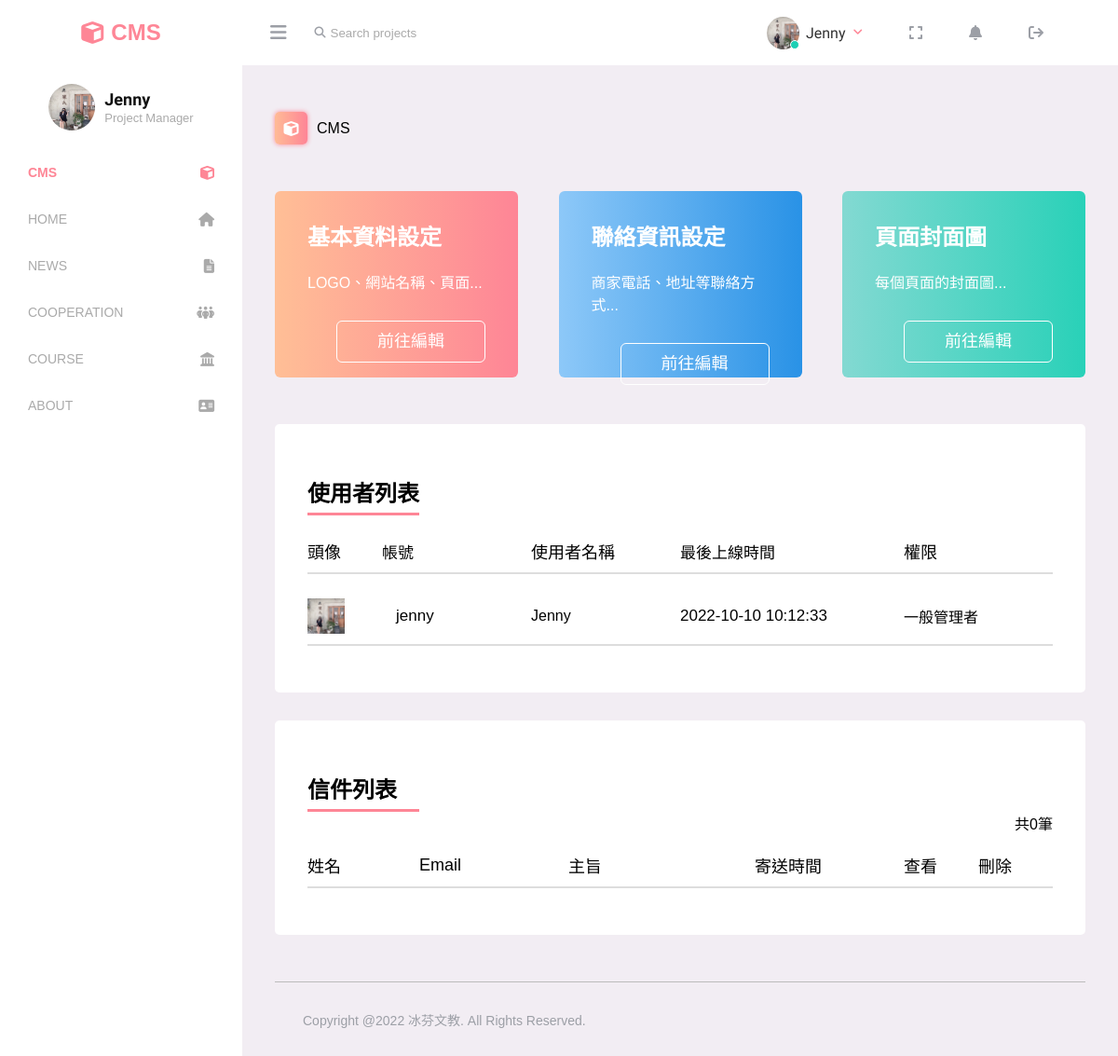
/cms/index.php (signed in), run on the app's committed database.
### tables this page shows
CREATE TABLE `user` (
  `id` int(11) NOT NULL,
  `username` varchar(255) NOT NULL,
  `password` varchar(255) NOT NULL,
  `name` varchar(255) NOT NULL,
  `lastdate` varchar(255) NOT NULL,
  `level` int(10) NOT NULL DEFAULT 1,
  `imgsrc` varchar(255) NOT NULL
);

### cms/index.php (the view, shortened to what this page needs)
<?php
require_once('../config/conn.php');
$levelArr  = ['10'=>'最高管理者', '9'=>'一般管理者'];
try{
    $sql_str = "SELECT * FROM user";
    $stmt = $conn -> prepare($sql_str);
    $stmt -> execute();
    $RS_user = $stmt -> fetchAll(PDO::FETCH_ASSOC);
    $sql_str = "SELECT * FROM letter ORDER BY send_time DESC";
    $stmt2 = $conn -> prepare($sql_str);
    $stmt2 -> execute();
    $total_letter = $stmt2 -> rowCount();
}catch(PDOException $e){
    die('Error!:'.$e->getMessage());
}
if(isset($_SESSION['username'])){
 ?>
<!DOCTYPE html>
<html lang="zh-Hant-TW">
<head>
    <link rel="stylesheet" href="../css/cms.css">
    <link rel="stylesheet" href="https://cdnjs.cloudflare.com/ajax/libs/font-awesome/6.1.1/css/all.min.css">
</head>
<body>
    <?php include_once('./header.php');  ?>
    <main id="index">
        <div class="title"><span class="icon"><i class="fa-solid fa-cube"></i></span>CMS</div>
        <div class="webInformations">
            <div class="webData">
                <h3>基本資料設定</h3>
                <p>LOGO、網站名稱、頁面...</p>
                <a href="./webInformation.php">前往編輯</a>
            </div>
            <div class="webFooter">
                <h3>聯絡資訊設定</h3>
                <p>商家電話、地址等聯絡方式...</p>
                <a href="./webContact.php">前往編輯</a>
            </div>
            <div class="webColor">
                <h3>頁面封面圖</h3>
                <p>每個頁面的封面圖...</p>
                <a href="./pageBg.php">前往編輯</a>
            </div>
        </div>
        <div class="userList">
            <h4>使用者列表</h4>
            <div class="userItem userItemTitle">
                <?php  if($_SESSION['level'] < 10){ ?>
                    <strong class="img notTop">頭像</strong>
                    <strong class="username notTop">帳號</strong>
                    <strong class="name notTop">使用者名稱</strong>
                    <strong class="lastdate notTop">最後上線時間</strong>
                    <strong class="level notTop">權限</strong>
                <?php } ?>
            </div>
            <?php foreach($RS_user as $item){ if($_SESSION['level'] >= $item['level']){ ?>
            <div class="userItem">
                <?php  if($_SESSION['level'] < 10){ ?>
                    <strong class="img notTop"> <img src="../images/cms/<?php echo $item['imgsrc']; ?>" alt=""></strong>
                    <strong class="username notTop"> <span><?php echo $item['username']; ?></span></strong>
                    <strong class="name notTop"><span><?php echo $item['name']; ?></span></strong>
                    <strong class="lastdate notTop"><span><?php echo $item['lastdate']; ?></span></strong>
                    <strong class="level notTop"><?php echo $levelArr[$item['level']]; ?></strong>
                <?php } ?>
            </div>
            <?php } } ?>
        </div>
        <div class="letterList">
            <h4>信件列表</h4>
            <p>共<?php echo $total_letter; ?>筆</p>
            <div class="letterItem letterItemTitle">
                <strong class="name">姓名</strong>
                <strong class="email">Email</strong>
                <strong class="title">主旨</strong>
                <strong class="time">寄送時間</strong>
                <strong class="view">查看</strong>
                <strong class="delete">刪除</strong>
            </div>
        </div>
       <?php include('./footer.php'); ?>
    </main>
</body>
</html>
<?php }else{
    header('Location:./noPermission.php');
} ?>

### data on the page
user: imgsrc (picture), username "jenny", name "Jenny", lastdate "2022-10-10 10:12:33", level "一般管理者"

### other printed values
$_SESSION['name'] "Jenny"
$total_letter "0"
